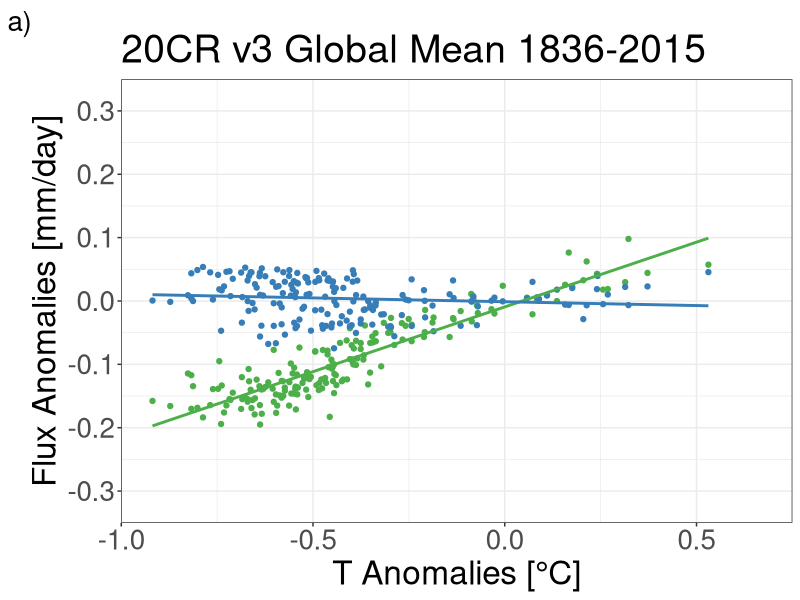
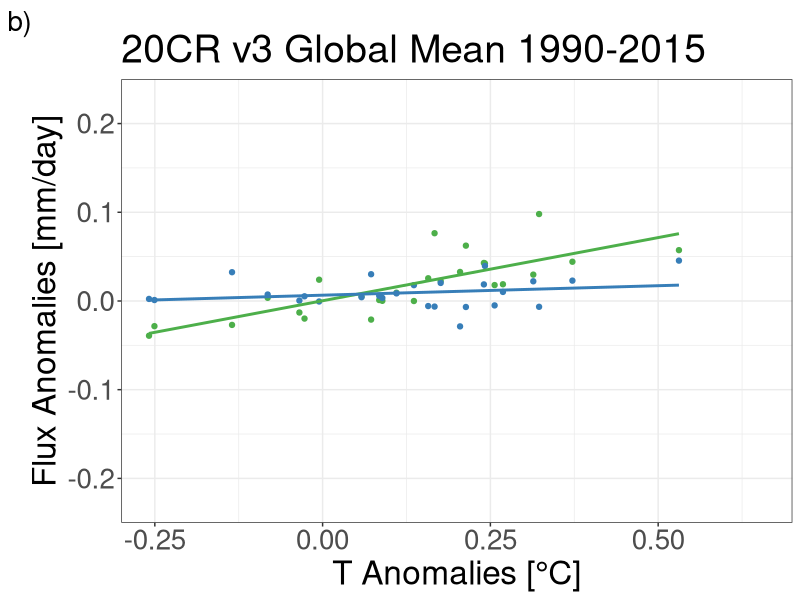
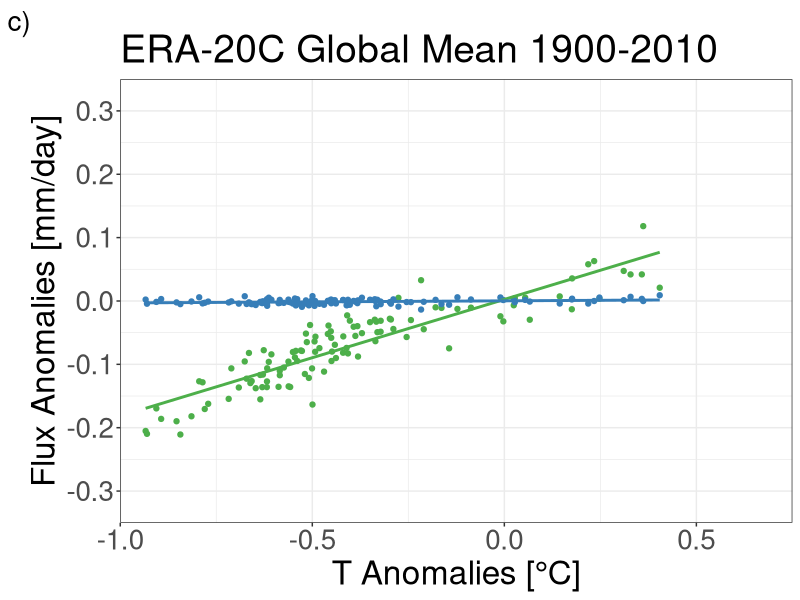
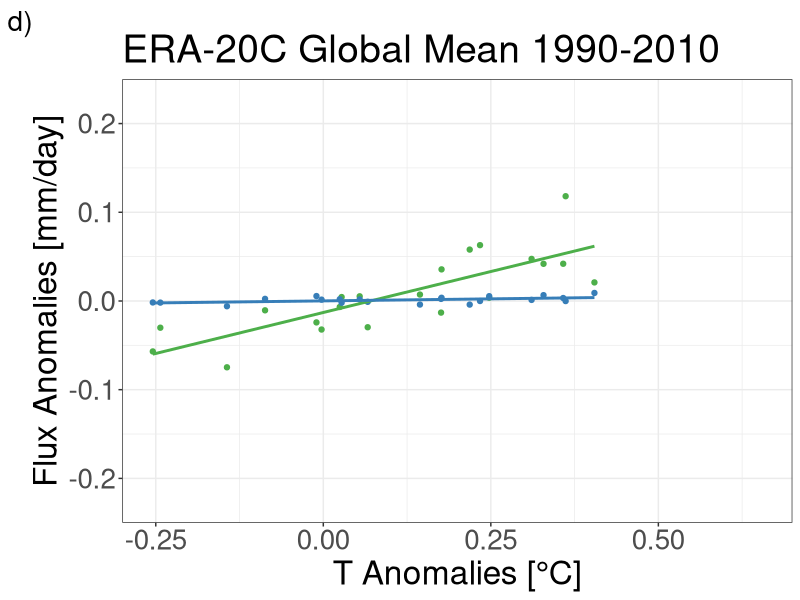
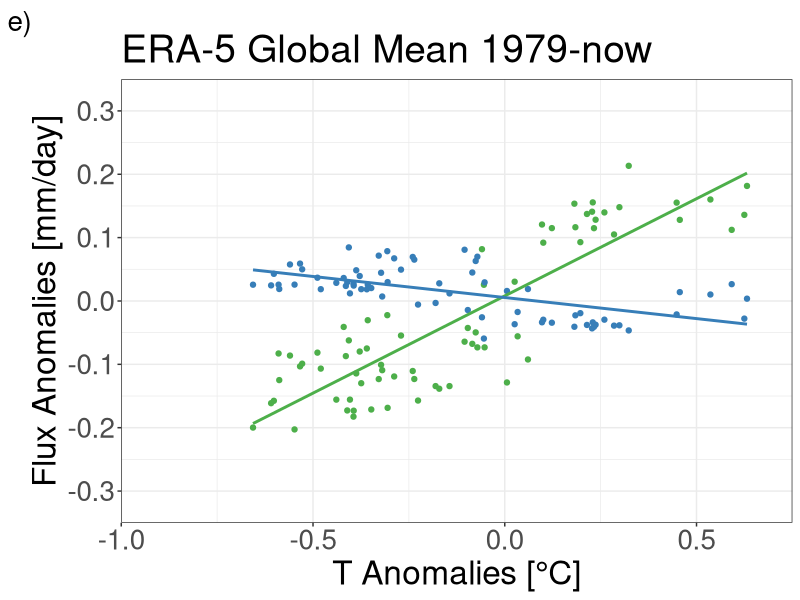
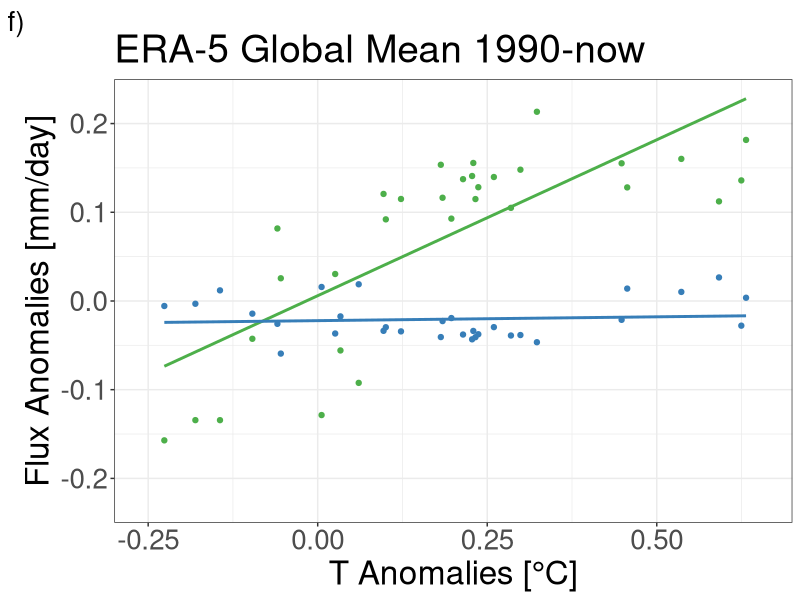
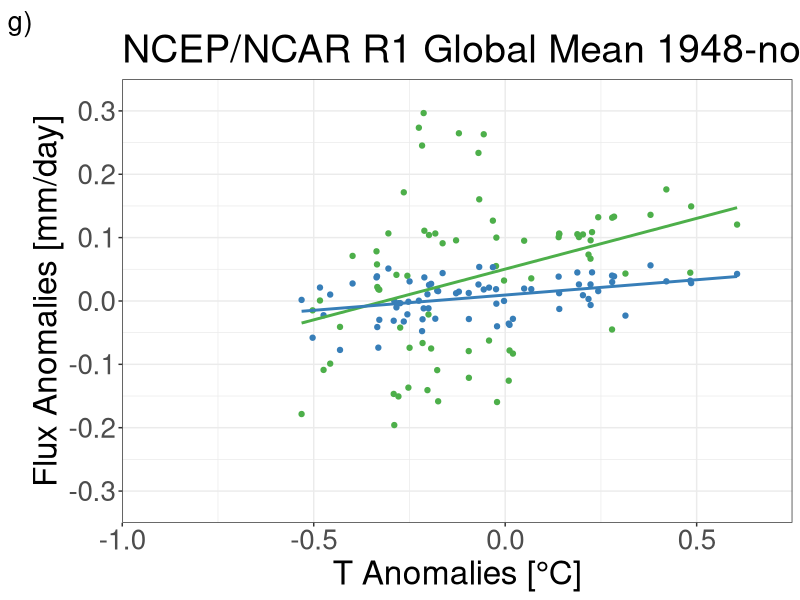
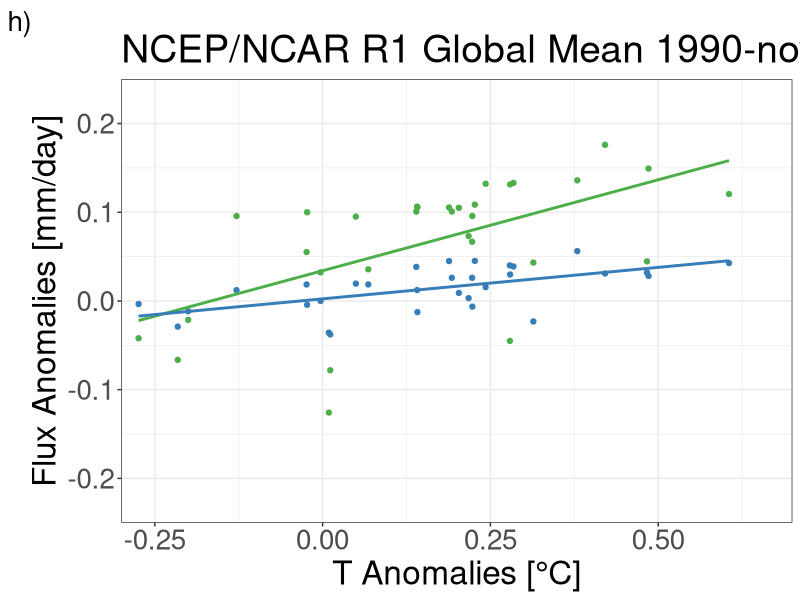

The R source for these figures, in order:
#Required Libraries
library(ggplot2)
library(dplyr)
library(data.table)
library(tidyverse)
#Load Data
global_20cr <- read_csv('20CRv3.csv') %>% as.data.table()
global_era20 <- read_csv('ERA20C.csv') %>% as.data.table()
global_era5 <- read_csv('ERA_5.csv') %>% as.data.table()
global_ncep <- read_csv('NCEP_NCAR.csv') %>% as.data.table()
#20 CR
p09 <- ggplot(data = global_20cr, aes(x = dT, y = dPpE)) +
  geom_point(color = "#4daf4a") + 
  geom_point(aes(y = dPmE), color = "#377eb8") +
  geom_smooth(method = "lm", color = "#4daf4a", se = FALSE) +
  geom_smooth(aes(y = dPmE), method = "lm", color = "#377eb8", se = FALSE) +
  #annotate("label", x = -0.7, y = 0.29, label = "m[P + E] == 0.204", parse = TRUE, size = 6) +
  #annotate("label", x = -0.7, y = 0.17, label = "m[P - E] == -0.012", parse = TRUE, size = 6) +
  labs(x = "T Anomalies [°C]", y = "Flux Anomalies [mm/day]", title = "20CR v3 Global Mean 1836-2015", tag = "a)") +
  theme_bw() +
  scale_y_continuous(limits = c(-0.35, 0.35), expand = c(0, 0), breaks = seq(-0.4, 0.3, 0.1)) +
  scale_x_continuous(limits = c(-1, 0.75), expand = c(0, 0)) +
  theme(plot.tag = element_text(size = 20), plot.title = element_text(size=28), axis.text = element_text(size = 20), axis.title = element_text(size = 24))
ggsave("20crv3_global_anomalies.png", p09, dpi = 600, limitsize = FALSE)

p10 <- ggplot(data = global_20cr[Year >= 1990], aes(x = dT, y = dPpE)) +
  geom_point(color = "#4daf4a") + 
  geom_point(aes(y = dPmE), color = "#377eb8") +
  geom_smooth(method = "lm", color = "#4daf4a", se = FALSE) +
  geom_smooth(aes(y = dPmE), method = "lm", color = "#377eb8", se = FALSE) +
  #annotate("label", x = -0.125, y = 0.205, label = "m[P + E] == 0.142", parse = TRUE, size = 6) +
  #annotate("label", x = -0.125, y = 0.125, label = "m[P - E] == 0.021", parse = TRUE, size = 6) +
  labs(x = "T Anomalies [°C]", y = "Flux Anomalies [mm/day]", title = "20CR v3 Global Mean 1990-2015", tag = "b)") +
  theme_bw() +
  scale_y_continuous(limits = c(-0.25, 0.25), expand = c(0, 0), breaks = seq(-0.4, 0.3, 0.1)) +
  scale_x_continuous(limits = c(-0.3, 0.7), expand = c(0, 0)) +
  theme(plot.tag = element_text(size = 20), plot.title = element_text(size=28), axis.text = element_text(size = 20), axis.title = element_text(size = 24))
ggsave("20crv3_global_anomalies_now.png", p10, dpi = 600, limitsize = FALSE)
#ERA20
p11 <- ggplot(data = global_era20, aes(x = dT, y = dPpE)) +
  geom_point(color = "#4daf4a") + 
  geom_point(aes(y = dPmE), color = "#377eb8") +
  geom_smooth(method = "lm", color = "#4daf4a", se = FALSE) +
  geom_smooth(aes(y = dPmE), method = "lm", color = "#377eb8", se = FALSE) +
  #annotate("label", x = -0.7, y = 0.29, label = "m[P + E] == 0.184", parse = TRUE, size = 6) +
  #annotate("label", x = -0.7, y = 0.17, label = "m[P - E] == 0.003", parse = TRUE, size = 6) +
  labs(x = "T Anomalies [°C]", y = "Flux Anomalies [mm/day]", title = "ERA-20C Global Mean 1900-2010", tag = "c)") +
  theme_bw() +
  scale_y_continuous(limits = c(-0.35, 0.35), expand = c(0, 0), breaks = seq(-0.4, 0.3, 0.1)) +
  scale_x_continuous(limits = c(-1, 0.75), expand = c(0, 0)) +
  theme(plot.tag = element_text(size = 20), plot.title = element_text(size=28), axis.text = element_text(size = 20), axis.title = element_text(size = 24))
ggsave("era20_global_anomalies.png", p11, dpi = 600, limitsize = FALSE)

p12 <- ggplot(data = global_era20[Year >= 1990], aes(x = dT, y = dPpE)) +
  geom_point(color = "#4daf4a") + 
  geom_point(aes(y = dPmE), color = "#377eb8") +
  geom_smooth(method = "lm", color = "#4daf4a", se = FALSE) +
  geom_smooth(aes(y = dPmE), method = "lm", color = "#377eb8", se = FALSE) +
  #annotate("label", x = -0.125, y = 0.205, label = "m[P + E] == 0.185", parse = TRUE, size = 6) +
  #annotate("label", x = -0.125, y = 0.125, label = "m[P - E] == 0.009", parse = TRUE, size = 6) +
  labs(x = "T Anomalies [°C]", y = "Flux Anomalies [mm/day]", title = "ERA-20C Global Mean 1990-2010", tag = "d)") +
  theme_bw() +
  scale_y_continuous(limits = c(-0.25, 0.25), expand = c(0, 0), breaks = seq(-0.4, 0.3, 0.1)) +
  scale_x_continuous(limits = c(-0.3, 0.7), expand = c(0, 0)) +
  theme(plot.tag = element_text(size = 20), plot.title = element_text(size=28), axis.text = element_text(size = 20), axis.title = element_text(size = 24))
ggsave("era20_global_anomalies_now.png", p12, dpi = 600, limitsize = FALSE)
#Plots ERA5
p13 <- ggplot(data = global_era5, aes(x = dT, y = dPpE)) +
  geom_point(color = "#4daf4a") + 
  geom_point(aes(y = dPmE), color = "#377eb8") +
  geom_smooth(method = "lm", color = "#4daf4a", se = FALSE) +
  geom_smooth(aes(y = dPmE), method = "lm", color = "#377eb8", se = FALSE) +
  #annotate("label", x = -0.7, y = 0.29, label = "m[P + E] == 0.307", parse = TRUE, size = 6) +
  #annotate("label", x = -0.7, y = 0.17, label = "m[P - E] == -0.066", parse = TRUE, size = 6) +
  labs(x = "T Anomalies [°C]", y = "Flux Anomalies [mm/day]", title = "ERA-5 Global Mean 1979-now", tag = "e)") +
  theme_bw() +
  scale_y_continuous(limits = c(-0.35, 0.35), expand = c(0, 0), breaks = seq(-0.4, 0.3, 0.1)) +
  scale_x_continuous(limits = c(-1, 0.75), expand = c(0, 0)) +
  theme(plot.tag = element_text(size = 20), plot.title = element_text(size=28), axis.text = element_text(size = 20), axis.title = element_text(size = 24))
ggsave("era5_global_anomalies.png", p13, dpi = 600, limitsize = FALSE)

p14 <- ggplot(data = global_era5[Year >= 1990], aes(x = dT, y = dPpE)) +
  geom_point(color = "#4daf4a") + 
  geom_point(aes(y = dPmE), color = "#377eb8") +
  geom_smooth(method = "lm", color = "#4daf4a", se = FALSE) +
  geom_smooth(aes(y = dPmE), method = "lm", color = "#377eb8", se = FALSE) +
  #annotate("label", x = -0.125, y = 0.205, label = "m[P + E] == 0.352", parse = TRUE, size = 6) +
  #annotate("label", x = -0.125, y = 0.125, label = "m[P - E] == 0.009", parse = TRUE, size = 6) +
  labs(x = "T Anomalies [°C]", y = "Flux Anomalies [mm/day]", title = "ERA-5 Global Mean 1990-now", tag = "f)") +
  theme_bw() +
  scale_y_continuous(limits = c(-0.25, 0.25), expand = c(0, 0), breaks = seq(-0.4, 0.3, 0.1)) +
  scale_x_continuous(limits = c(-0.3, 0.7), expand = c(0, 0)) +
  theme(plot.tag = element_text(size = 20), plot.title = element_text(size=28), axis.text = element_text(size = 20), axis.title = element_text(size = 24))
ggsave("era5_global_anomalies_now.png", p14, dpi = 600, limitsize = FALSE)
#Plots NCEP
p15 <- ggplot(data = global_ncep, aes(x = dT, y = dPpE)) +
  geom_point(color = "#4daf4a") + 
  geom_point(aes(y = dPmE), color = "#377eb8") +
  geom_smooth(method = "lm", color = "#4daf4a", se = FALSE) +
  geom_smooth(aes(y = dPmE), method = "lm", color = "#377eb8", se = FALSE) +
  #annotate("label", x = -0.7, y = 0.29, label = "m[P + E] == 0.160", parse = TRUE, size = 6) +
  #annotate("label", x = -0.7, y = 0.17, label = "m[P - E] == 0.048", parse = TRUE, size = 6) +
  labs(x = "T Anomalies [°C]", y = "Flux Anomalies [mm/day]", title = "NCEP/NCAR R1 Global Mean 1948-now", tag = "g)") +
  theme_bw() +
  scale_y_continuous(limits = c(-0.35, 0.35), expand = c(0, 0), breaks = seq(-0.4, 0.3, 0.1)) +
  scale_x_continuous(limits = c(-1, 0.75), expand = c(0, 0)) +
  theme(plot.tag = element_text(size = 20), plot.title = element_text(size=28), axis.text = element_text(size = 20), axis.title = element_text(size = 24))
ggsave("ncep_global_anomalies.png", p15, dpi = 600, limitsize = FALSE)

p16 <- ggplot(data = global_ncep[Year >= 1990], aes(x = dT, y = dPpE)) +
  geom_point(color = "#4daf4a") + 
  geom_point(aes(y = dPmE), color = "#377eb8") +
  geom_smooth(method = "lm", color = "#4daf4a", se = FALSE) +
  geom_smooth(aes(y = dPmE), method = "lm", color = "#377eb8", se = FALSE) +
  #annotate("label", x = -0.125, y = 0.205, label = "m[P + E] == 0.205", parse = TRUE, size = 6) +
  #annotate("label", x = -0.125, y = 0.125, label = "m[P - E] == 0.071", parse = TRUE, size = 6) +
  labs(x = "T Anomalies [°C]", y = "Flux Anomalies [mm/day]", title = "NCEP/NCAR R1 Global Mean 1990-now", tag = "h)") +
  theme_bw() +
  scale_y_continuous(limits = c(-0.25, 0.25), expand = c(0, 0), breaks = seq(-0.4, 0.3, 0.1)) +
  scale_x_continuous(limits = c(-0.3, 0.7), expand = c(0, 0)) +
  theme(plot.tag = element_text(size = 20), plot.title = element_text(size=28), axis.text = element_text(size = 20), axis.title = element_text(size = 24))
ggsave("ncep_global_anomalies_now.png", p16, dpi = 600, limitsize = FALSE)
